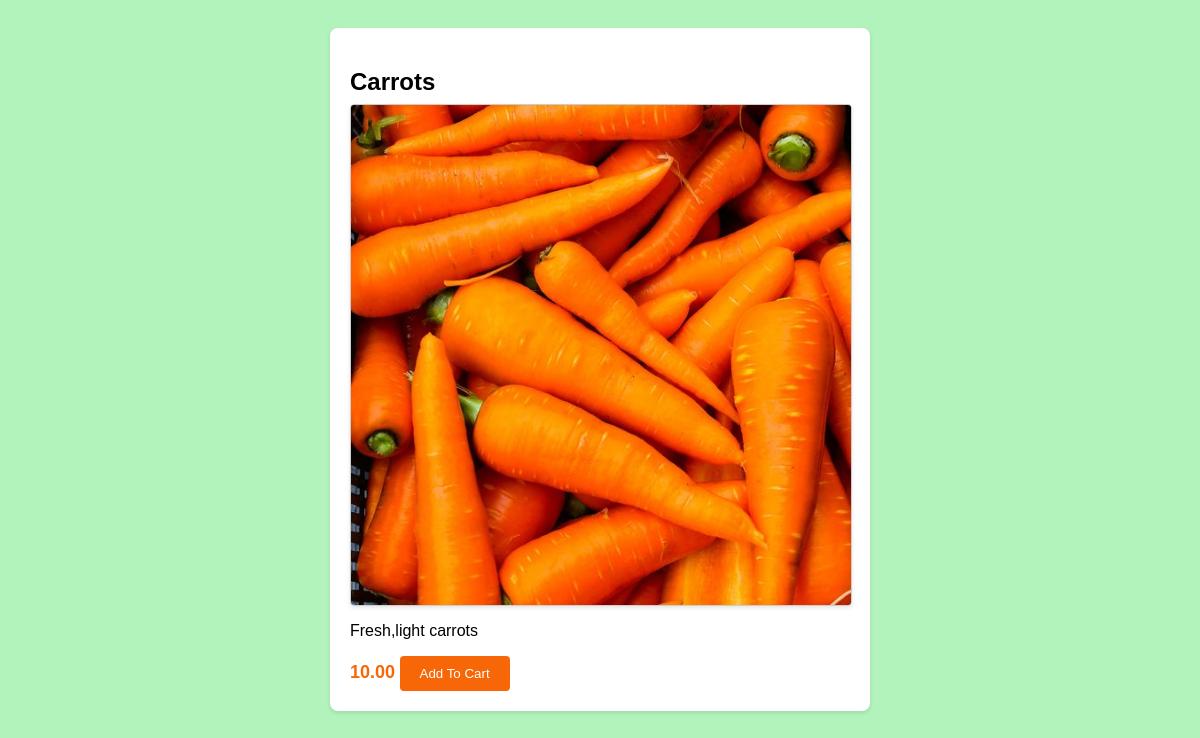
The page /inventory/products/8/ on the database its author committed.
### inventory/models.py (models this page shows)
class Product(models.Model):
    vendor = models.ForeignKey(Vendor, null = True, on_delete = models.CASCADE)
    name=models.CharField(max_length=32)
    price=models.DecimalField(max_digits=8,decimal_places=2)
    stock=models.PositiveBigIntegerField()
    image=models.ImageField()
    description=models.TextField()
    date_created=models.DateTimeField(auto_now_add=True)
    date_updated=models.DateTimeField(auto_now=True)

### inventory/views.py (the view)
# urls.py: path("products/<int:id>/", product_detail, name="product_detail_view"),
def product_detail(request, id):
    product = Product.objects.get(id=id)
    return render(request, "inventory/product_detail.html", {"product": product})

### templates/inventory/product_detail.html (shortened to what this page needs)
<!DOCTYPE html>
<html lang="en">
<head>
</head>
<body>
    <div class="product-container">
        <h2 class="product-title">{{product.name}}</h2>
        <img src="{{product.image.url}}" alt="{{product.name}}" class="product-image" />
        <p class="product-description">{{product.description}}</p>
        <span class="product-price">{{product.price}}</span>
        <button class="add-to-cart-btn">Add To Cart</button>
    </div>
</body>
</html>

### templates/inventory/product_detail.html (style rules this page uses)
body { font-family: Arial, sans-serif; background-color:#b2f2bb; padding: 20px; }
.product-container { max-width: 500px; margin: 0 auto; background-color: #fff; padding: 20px; border-radius: 8px; box-shadow: 0 2px 4px rgba(0, 0, 0, 0.1); }
.product-container img { max-width: 100%; display: block; margin-bottom: 16px; border: 1px solid #ccc; border-radius: 4px; box-shadow: 0 2px 4px rgba(0, 0, 0, 0.1); }
.product-title { font-size: 24px; font-weight: bold; margin-bottom: 8px; }
.product-description { margin-bottom: 16px; }
.product-price { font-size: 18px; font-weight: bold; color: #f76707; }
.add-to-cart-btn { background-color: #f76707; color: #fff; border: none; padding: 10px 20px; border-radius: 4px; cursor: pointer; }

### rows shown on the page
Product: name "Carrots", image (picture), description "Fresh,light carrots", price "10.00"
